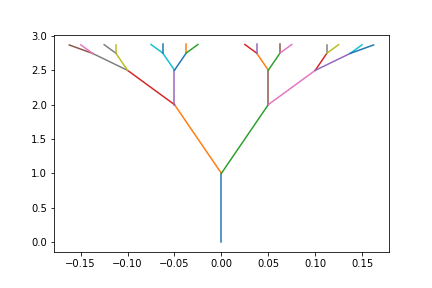

Source code (Python):
from math import sin, cos
from matplotlib import pyplot as plt
import yaml


def update_branch_end(branch, j):
    for sgn in range(-1, 3, 2):
        x = (branch["start"][j][0] +
             branch["length"]*sin(branch["start"][j][2] + sgn*branch["angle"]))
        y = (branch["start"][j][1] +
             branch["length"]*cos(branch["start"][j][2] + sgn*branch["angle"]))
        theta = branch["start"][j][2] + sgn*branch["angle"]
        branch["end"].append([x, y, theta])
    return branch["end"]


def update_plot(branch, j, i):
    for i in range(-2, 0):
        plt.plot([branch["start"][j][0], branch["end"][i][0]],
                 [branch["start"][j][1], branch["end"][i][1]])


tree = yaml.load(open("config.yml"))

plt.plot([0, 0], [0, 1])

for i in range(tree["iterations"]):
    tree["branch"]["end"] = []
    for j in range(len(tree["branch"]["start"])):
        tree["branch"]["end"] = update_branch_end(tree["branch"], j)
        update_plot(tree["branch"], j, i)
    tree["branch"]["start"] = tree["branch"]["end"]
    tree["branch"]["length"] *= tree["scale"]
plt.savefig('tree.png')
